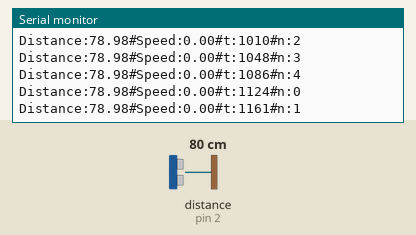
Bench run of a sketch on a simulated Arduino Leonardo, built with avr-gcc and run on an emulated ATmega32U4. Parts: the last lines printed to the serial monitor. Wiring (inferred from the names in the program): ultrasonic range finder: trigger pin 3; echo pin 2. The test bench sets the inputs (shaded band); at power-on: distance to the obstacle (sensor on pin 2) 80 cm. The echo pulse lasts 58.3 µs per cm.

Above: at 1.2 s.
1.3 s: distance to the obstacle (sensor on pin 2) set to 2 cm
At 2.4 s:
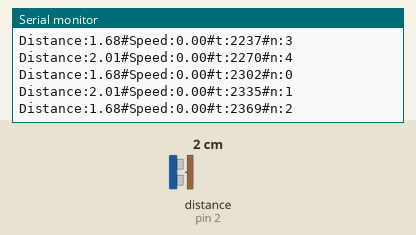
2.8 s: distance to the obstacle (sensor on pin 2) set to 4 cm
At 3.9 s:
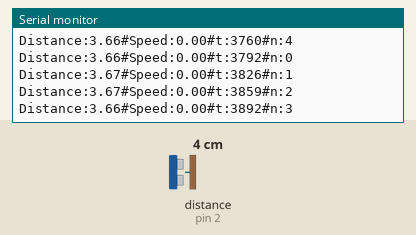
Timing chart, 0 to 5.8 s (numbered marks = the images above; inputs shaded):
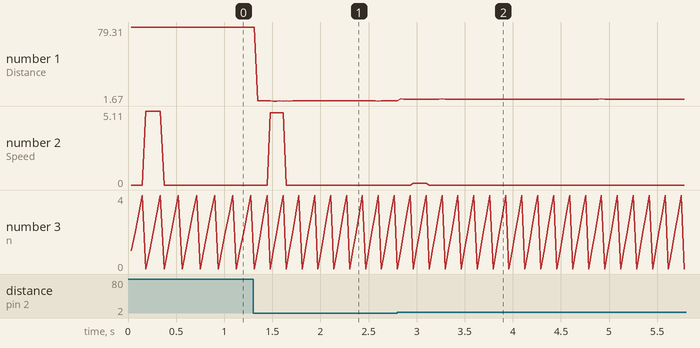

Measured:
- after the input at 1.3 s, the serial monitor: prints a new line after 0.05 s (image 1)
- plotted number 1: 78.98 → 1.68 after the input at 1.3 s

The sketch:

utrlsonic.ino
```cpp
int trigPin=3;
int echoPin=2;
double vspeed;
double old_distance;
int n;
long t = 0;
void setup() {
n = 0;
vspeed=0.0;
old_distance=0.0;
Serial.begin(115200);
Serial1.begin(115200);
pinMode(trigPin,OUTPUT);
pinMode(echoPin,INPUT);
}

void loop() {
  n++;
  digitalWrite(trigPin, LOW); // 使发出发出超声波信号接口低电平2μs
  delayMicroseconds(2);
  digitalWrite(trigPin, HIGH); // 使发出发出超声波信号接口高电平10μs，这里是至少10μs
  delayMicroseconds(10);
  digitalWrite(trigPin, LOW);    // 保持发出超声波信号接口低电平

  double distance = pulseIn(echoPin, HIGH);  // 读出脉冲时间
  double dis= distance * 0.017;   // 将脉冲时间转化为距离（单位：厘米）
    delay(30);
    if(n>=5)
    {
      vspeed = fabs(distance - old_distance) * 170 / (distance + old_distance + 150000); //两次间隔的距离差求速度 （单位：米/秒）
      n=0;
     old_distance= distance;
      }
  t = millis();
  Serial.println("Distance:" + String(dis) + "#Speed:" + String(vspeed) + "#t:" + String(t) + "#n:" + String(n));
  Serial1.println("Distance:" + String(dis) + "#Speed:" + String(vspeed) + "#t:" + String(t) + "#n:" + String(n));
}
```
